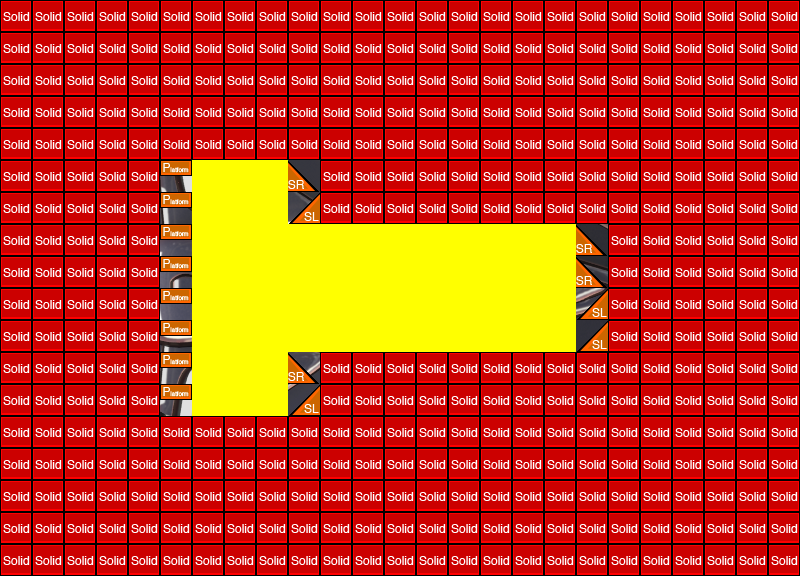

The image is a tile-based game level rendered from a .tmx file. Its description and source (layers, tilesets, objects; grid data summarised) follow:
An orthogonal 25x18 tile map with 32x32 px tiles, 3 tile layers (exterior, interior, collision), 3 tilesets.

<map version="1.0" orientation="orthogonal" width="25" height="18" tilewidth="32" tileheight="32">
 <tileset firstgid="1" name="outline" tilewidth="32" tileheight="32">
  <image source="../img/render/outline.png" width="192" height="256" />
 </tileset>
 <tileset firstgid="49" name="colTile" tilewidth="32" tileheight="32">
  <image source="../img/render/metatiles32x32.png" width="160" height="32" />
  <tile id="0">
   <properties>
    <property name="type" value="solid" />
   </properties>
  </tile>
  <tile id="1">
   <properties>
    <property name="type" value="platform" />
   </properties>
  </tile>
  <tile id="2">
   <properties>
    <property name="type" value="lslope" />
   </properties>
  </tile>
  <tile id="3">
   <properties>
    <property name="type" value="rslope" />
   </properties>
  </tile>
 </tileset>
 <tileset firstgid="54" name="ship" tilewidth="800" tileheight="576">
  <image source="../img/render/ships/liquid/liquid_frigate_img.png" width="800" height="576" />
 </tileset>
 <layer name="exterior" width="25" height="18">
  <data>[450 cells, 1 non-empty, 1 distinct tile ids]</data>
 </layer>
 <layer name="interior" width="25" height="18">
  <data>[450 cells, 60 non-empty, 1 distinct tile ids]</data>
 </layer>
 <layer name="collision" width="25" height="18">
  <data>[450 cells, 390 non-empty, 4 distinct tile ids]</data>
 </layer>
</map>
